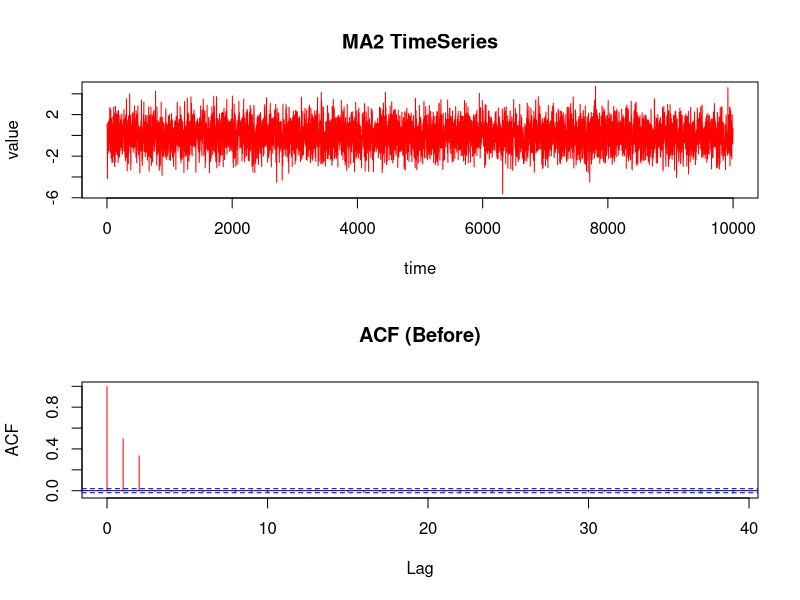

Here is the R script that generated this plot:
rm(list = ls())
N = 10000

# Generate Noise
noise = rnorm(N)

# Introduce a Variable
ma2 = NULL

# Generate an MA2 Process
for(i in 3:N){
  ma2[i] = noise[i]+0.5*noise[i-1]+0.5*noise[i-2]
}

# Cut the first few readings
moving_average_process = ma2[3:N]
par(mfrow = c(2, 1))
plot(ts(moving_average_process), main='MA2 TimeSeries', xlab='time', ylab='value',col='red')
acf(ts(moving_average_process), type='correlation', main='ACF (Before)', col='red')

